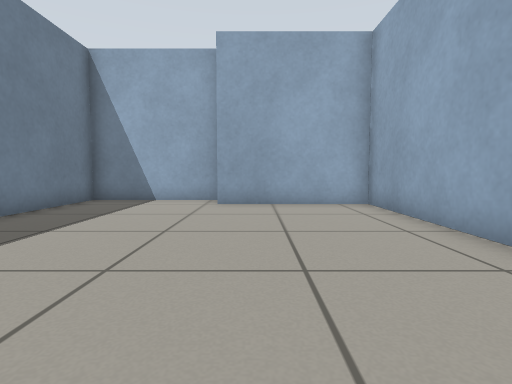
[1] (above)

22 first-person views from a walk through a world built for the Gazebo simulator. The camera is 0.5 m above the floor, tilts 4° down and sees 80° across. The floor is counted in squares, 0.5 m on a side. Each view is taken from the middle of a square. On the plan, view 1 faces up. The plan holds only what a view shows up to about 12 squares ahead; the rest is blank.

[2]
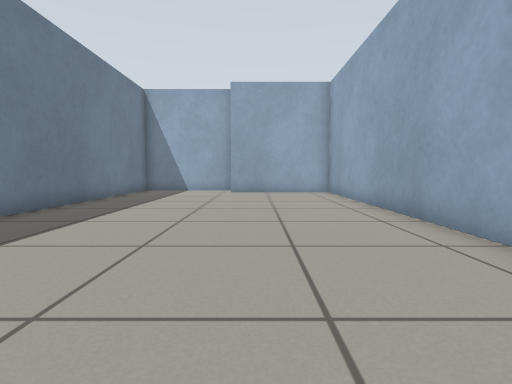

[3]
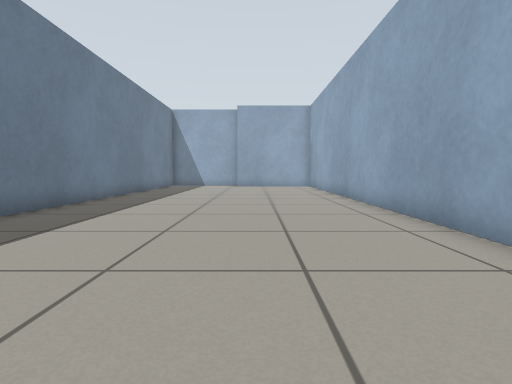

[4]
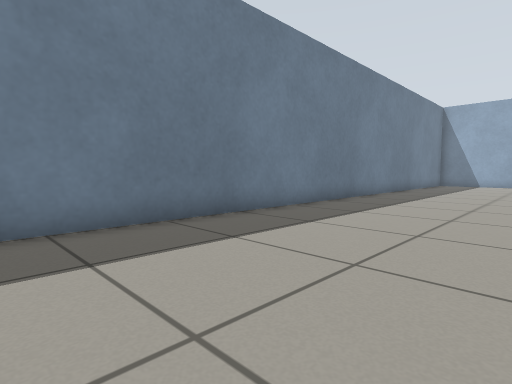

[5]
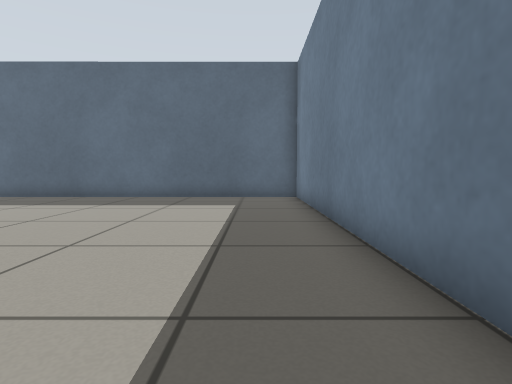

[6]
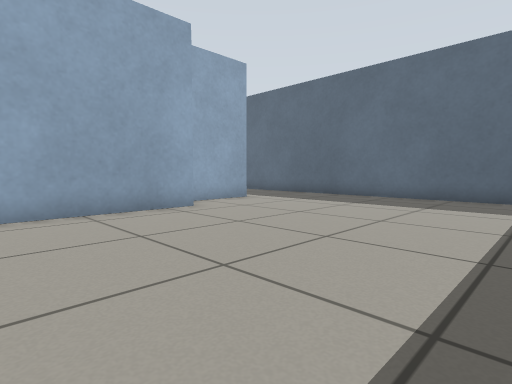

[7]
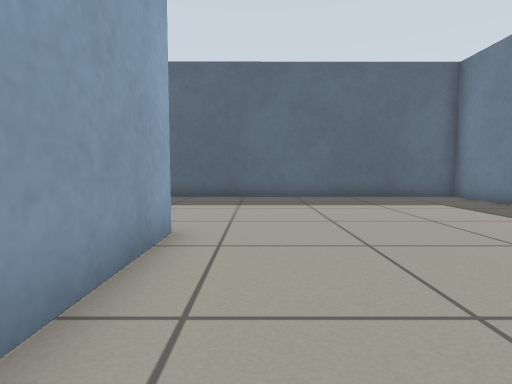

[8]
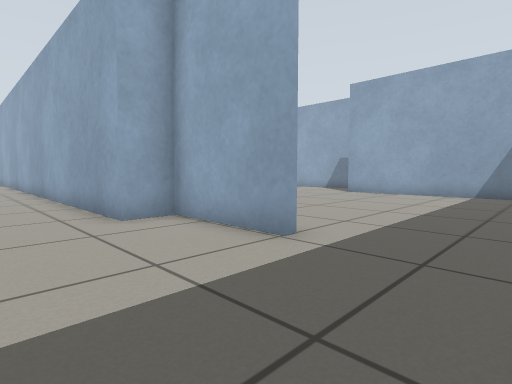

[9]
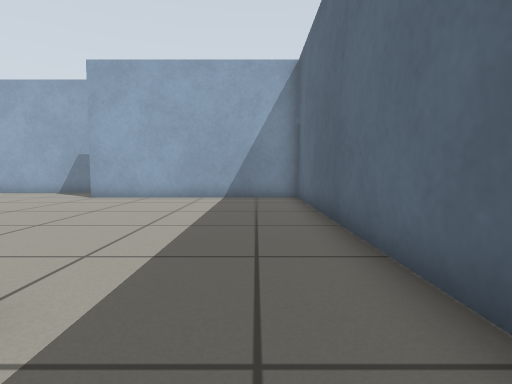

[10]
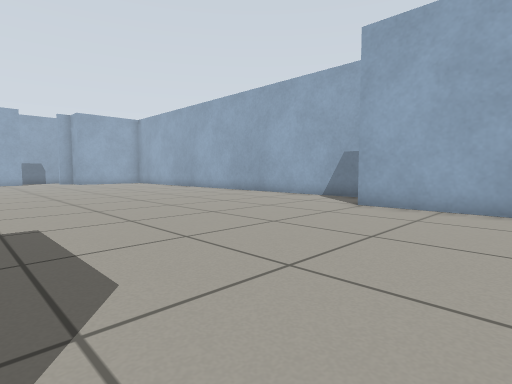

[11]
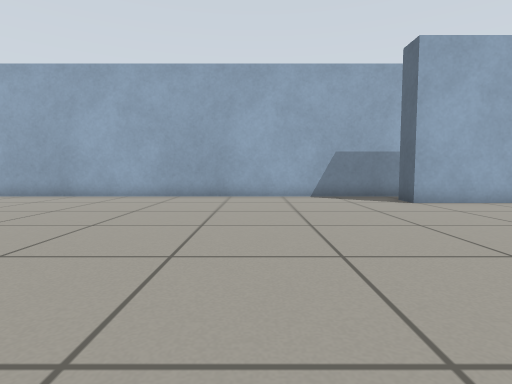

[12]
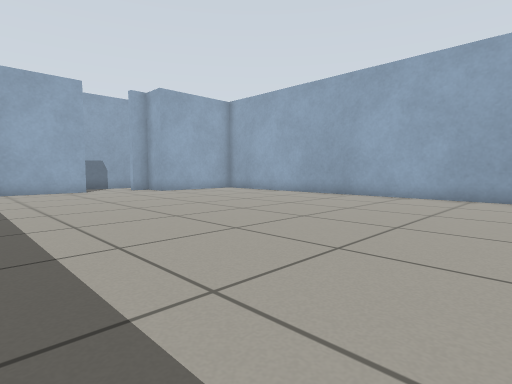

[13]
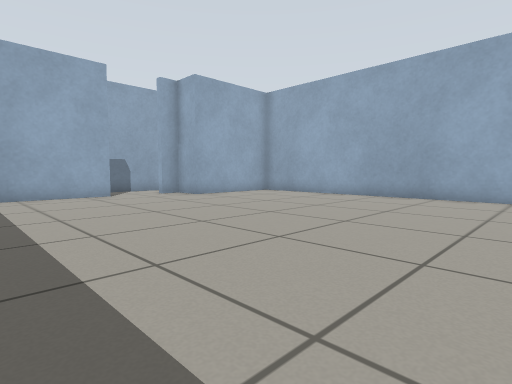

[14]
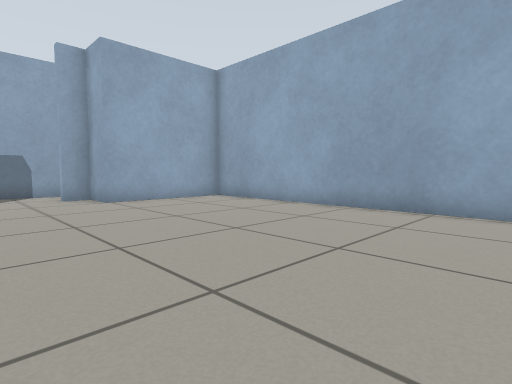

[15]
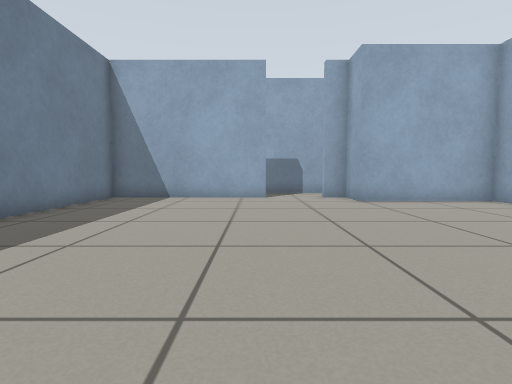

[16]
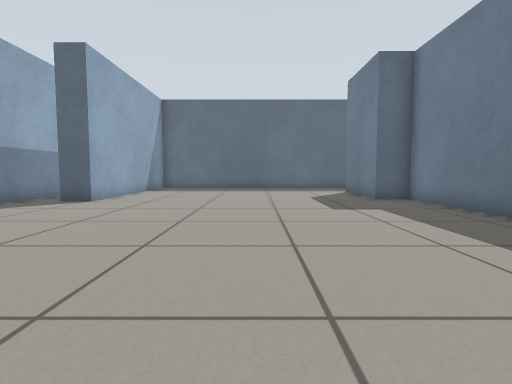

[17]
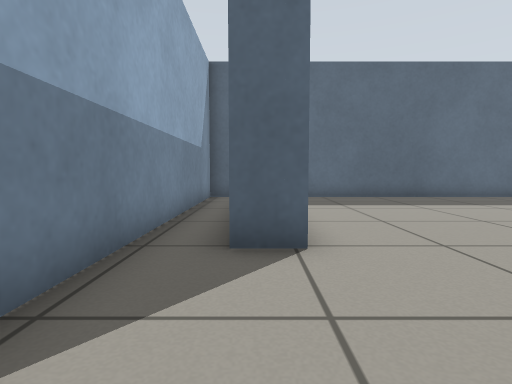

[18]
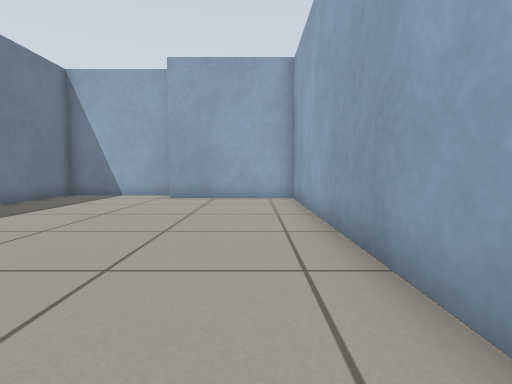

[19]
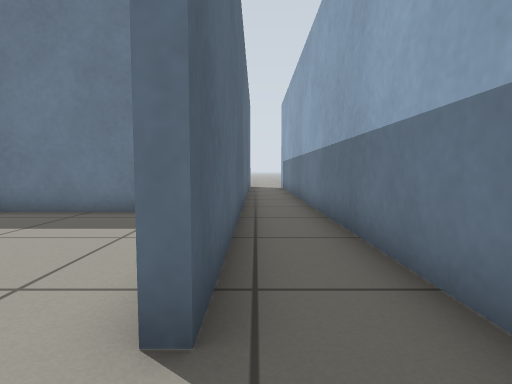

[20]
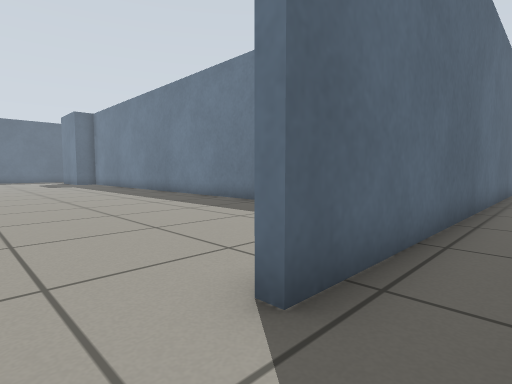

[21]
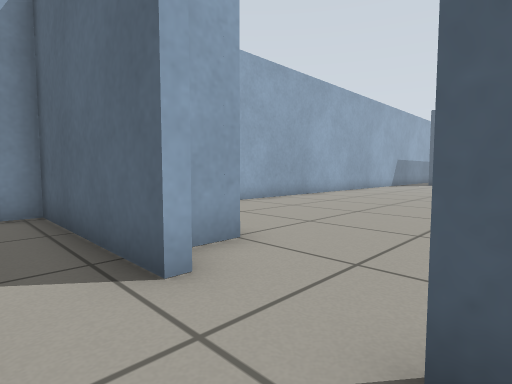

[22]
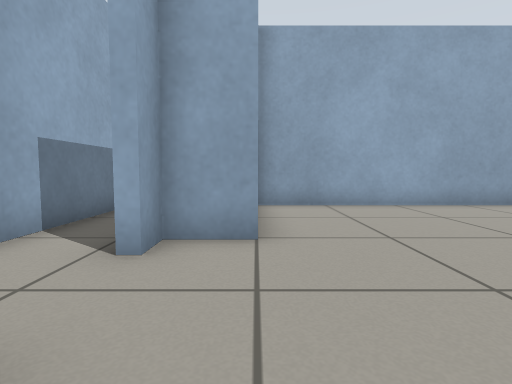

### Floor plan
Ten units are one square. View 1 is at (0, 0); x grows to the right and y downward. Boxes are objects, and circles mark ways between rooms. Rooms are numbered by the first view taken in them; rooms with no view inside come last. Other rooms are left out.
<svg viewBox="-60 -131 232 322">
<path fill="none" stroke="#000" d="M46 151 46 119 34 119 34 -91 -12 -91M-12 -103 -55 -103 -55 186 44 186M37 72 37 116 48 116 48 131M94 -103 37 -103 37 -20M44 186 143 185 143 108 154 108M159 185 167 185 167 -91 124 -91 124 -103 115 -103M94 -106 94 -103M115 -103 115 -106 167 -106 167 -114M156 -126 34 -126M35 -106 94 -106"/>
<circle cx="50" cy="170" r="3" fill="#2a7"/>
<circle cx="105" cy="-110" r="3" fill="#2a7"/>
<text x="-10" y="50">1</text>
<text x="100" y="40">2</text>
<text x="110" y="-120">3</text>
</svg>
Room 1 opens to room 2. Room 2 opens to room 3.

Where each view was taken, in squares from view 1:
view 1: 0 up, 0 right, facing up
view 2: 5 down, 0 right, facing up
view 3: 10 down, 0 right, facing up
view 4: 12 down, 0 right, facing up-left
view 5: 7 down, 4 left, facing down
view 6: 7 down, 4 left, facing down-right
view 7: 7 down, 2 right, facing down
view 8: 18 down, 1 right, facing up-right
view 9: 17 down, 3 right, facing right
view 10: 15 down, 6 right, facing up-right
view 11: 6 down, 5 right, facing right
view 12: 5 down, 5 right, facing up-right
view 13: 2 down, 5 right, facing up-right
view 14: 1 down, 9 right, facing up-right
view 15: 1 down, 9 right, facing up
view 16: 1 down, 9 right, facing down
view 17: 7 down, 15 right, facing down
view 18: 2 down, 2 right, facing up
view 19: 11 up, 11 right, facing left
view 20: 12 up, 11 right, facing down-left
view 21: 12 up, 9 right, facing down-right
view 22: 9 up, 8 right, facing right
